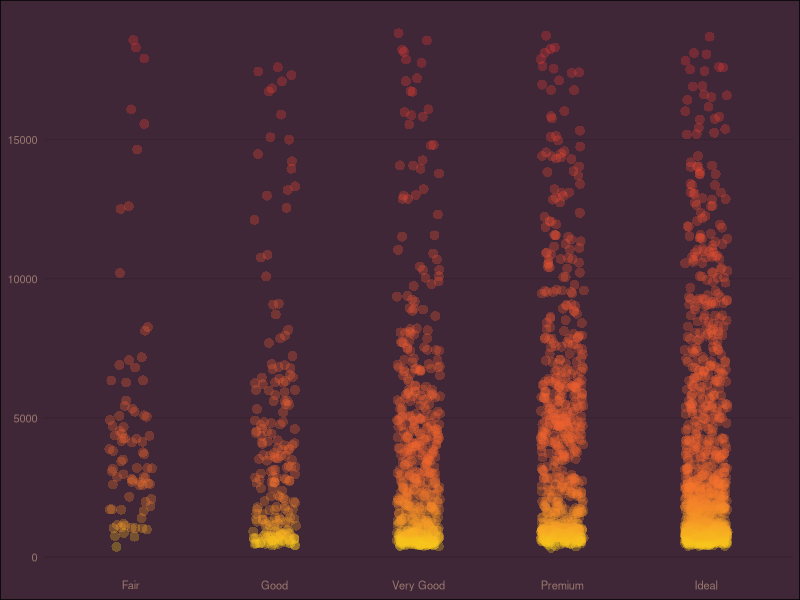

This chart was generated by the following R code:
############################
#  "FIRE" PLOT
############################

library(ggplot2)
library(dplyr)

# We are trying to recreate this: https://vsueiro.com/data-stories/all-the-government-barbecues/en/

# We'll use diamonds dataset instead
diam <- sample_n(diamonds,2500)

# Colors
low_yellow <- "#F9CE19"
mid_orange <- "#F47C2A"	 
high_red   <- "#EF3733"
background_color <- "#3F2737"
font_color <- "#99766E"

p <- ggplot(diam, aes(x=cut, y=price)) + 
	 geom_point(aes(color=price),position=position_jitter(width=0.15), alpha=0.3, shape=16, size=3) +
	scale_color_gradientn(colors=c(low_yellow, mid_orange, high_red), values=c(0,0.05,0.15, 1), guide="none")	

# Modify theme
fireplot <- p + theme_minimal() + 
    theme(plot.background = element_rect(fill=background_color),
		 panel.grid.major = element_blank(),
		 panel.grid.minor = element_blank(),
		 axis.title = element_blank(),
		 axis.text =element_text(color=font_color, size=8),
		 panel.grid.major.y = element_line(color=alpha("black",0.1)))
	
print(fireplot)